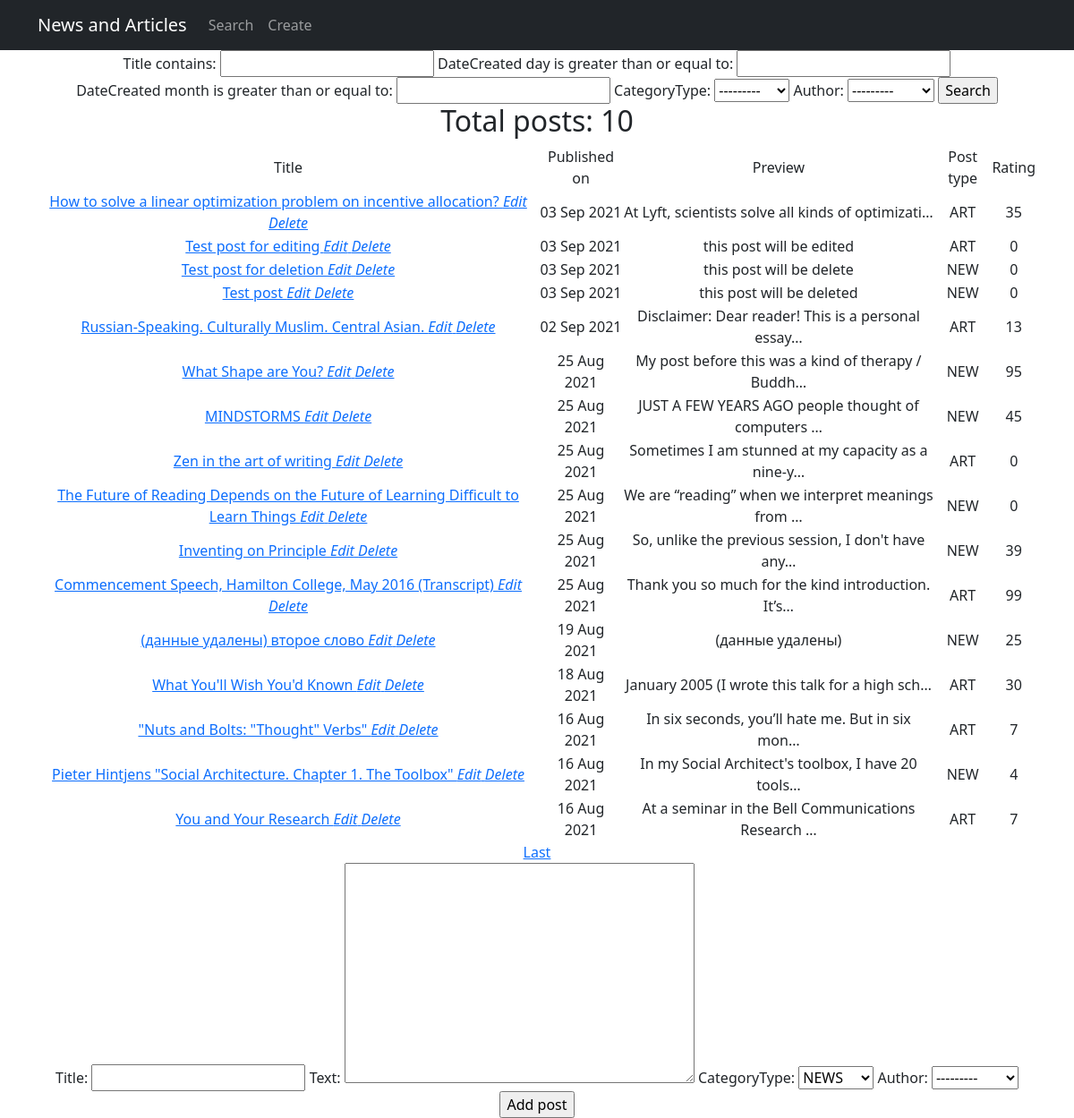
The page /news/search/ on the database as committed earlier.
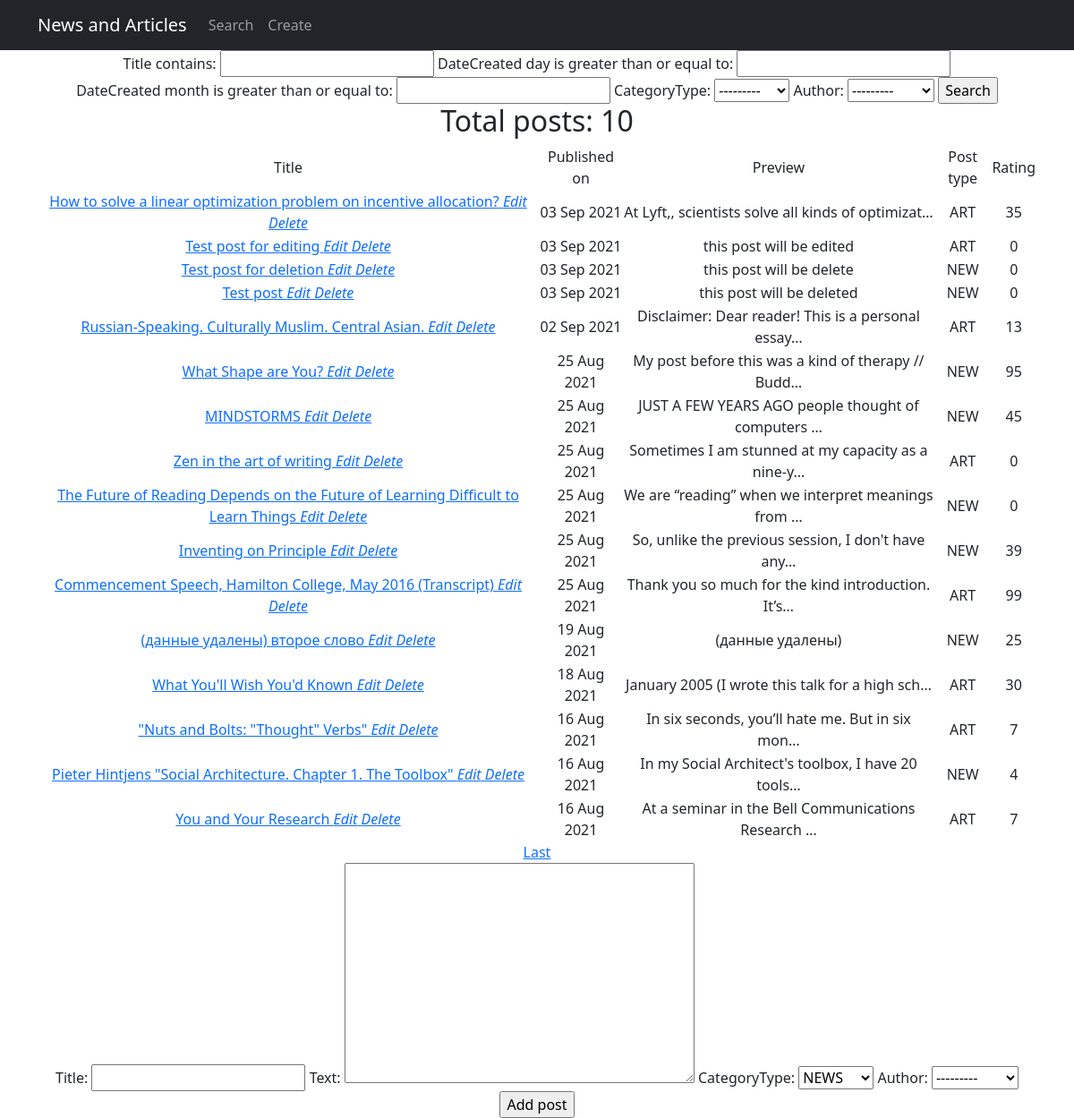
The same page on the database as committed later.
### news/models.py (models this page shows, shortened)
class Post(models.Model):
    author = models.ForeignKey(Author, on_delete=models.CASCADE)
    NEWS = 'NEW'
    ARTICLE = 'ART'
    CATEGORY_CHOICES = [(NEWS, 'NEWS'), (ARTICLE, 'ARTICLE'), ]
    categoryType = models.CharField(max_length=3, choices=CATEGORY_CHOICES, default=NEWS)
    dateCreated = models.DateTimeField(auto_now_add=True)
    postCategory = models.ManyToManyField(Category, through='PostCategory')
    title = models.CharField(max_length=128)
    text = models.TextField()
    rating = models.SmallIntegerField(default=0)
    def get_absolute_url(self):
        return f'/news/{self.id}'

### news/views.py (the view, shortened to what this page needs)
# urls.py: path('search/', PostSearchView.as_view(), name='post_search'),
class PostSearchView(ListView):
    model = Post
    template_name = 'post_search.html'
    context_object_name = 'news'
    queryset = Post.objects.order_by('-id')
    paginate_by = 10
    form_class = PostForm
    def get_context_data(self, **kwargs):
        context = super().get_context_data(**kwargs)
        context['filter'] = PostFilter(self.request.GET, queryset=self.get_queryset())
        context['categories'] = Category.objects.all()
        context['form'] = PostForm()
        return context

### news/forms.py
class PostForm(ModelForm):
    class Meta:
        model = Post
        fields = ['title', 'text', 'categoryType', 'author']

### news/models.py (called while the page is built)
    def __str__(self):
        return f'{self.authorUser.username}'

### news/templatetags/custom_filters.py (called while the page is built)
@register.filter(name='censor')
def censor(value):
    for word in censor_list:
        value = value.replace(word, replacement_word)
    return value

@register.simple_tag(takes_context=True)
def param_replace(context, **kwargs):
    d = context['request'].GET.copy()
    for k, v in kwargs.items():
        d[k] = v
    for k in [k for k, v in d.items() if not v]:
        del d[k]
    return d.urlencode()

### templates/post_search.html (shortened to what this page needs)
{% extends 'flatpages/default.html' %}
{% load custom_filters %}
{% block content %}
<form method="GET">
    {{ filter.form }}
    <input type="submit" value="Search">
</form>
    {% if news %}
<h2>Total posts: {{news|length}}</h2>
<table>
            <tr>
                <td>
                    Title
                </td>
                <td>
                    Published on
                </td>
                <td>
                    Preview
                </td>
                <td>
                    Post type
                </td>
                <td>
                    Rating
            </tr>
        {% for news in filter.qs %}
            <tr>
                <td>
                   <a href="{{ news.get_absolute_url }}"> {{ news.title|censor }} </a>
                    <a href="{{ news.get_absolute_url }}/create"> <i>Edit</i> </a>
                    <a href="{{ news.get_absolute_url }}/delete"> <i>Delete</i> </a>
                </td>
                <td>
                    {{ news.dateCreated|date:'d M Y' }}
                </td>
                <td>
                    {{ news.text|truncatechars:50|censor }}
                </td>
                 <td>
                    {{ news.categoryType }}
                </td>
                <td>
                    {{ news.rating }}
                </td>
            </tr>
        {% endfor %}
        </table>
    {% else %}
        <h2> No news today :( </h2>
    {% endif %}
{% if is_paginated %}
    {% if page_obj.has_next %}
        <a href="?{% param_replace page=paginator.num_pages %}">Last</a>
    {% endif %}
{% endif %}
<form method="POST">
    {{ form }}
    <input type="Submit" value="Add post">
</form>
{% endblock content %}

Rows that differ between the two databases and show on the page:
changed Post "How to solve a linear optimization problem on incentive allocation?": text|censor "At Lyft, scientists solve all kinds of optimizati…" → "At Lyft,, scientists solve all kinds of optimizat…"
changed Post "What Shape are You?": text|censor "My post before this was a kind of therapy / Buddh…" → "My post before this was a kind of therapy // Budd…"
